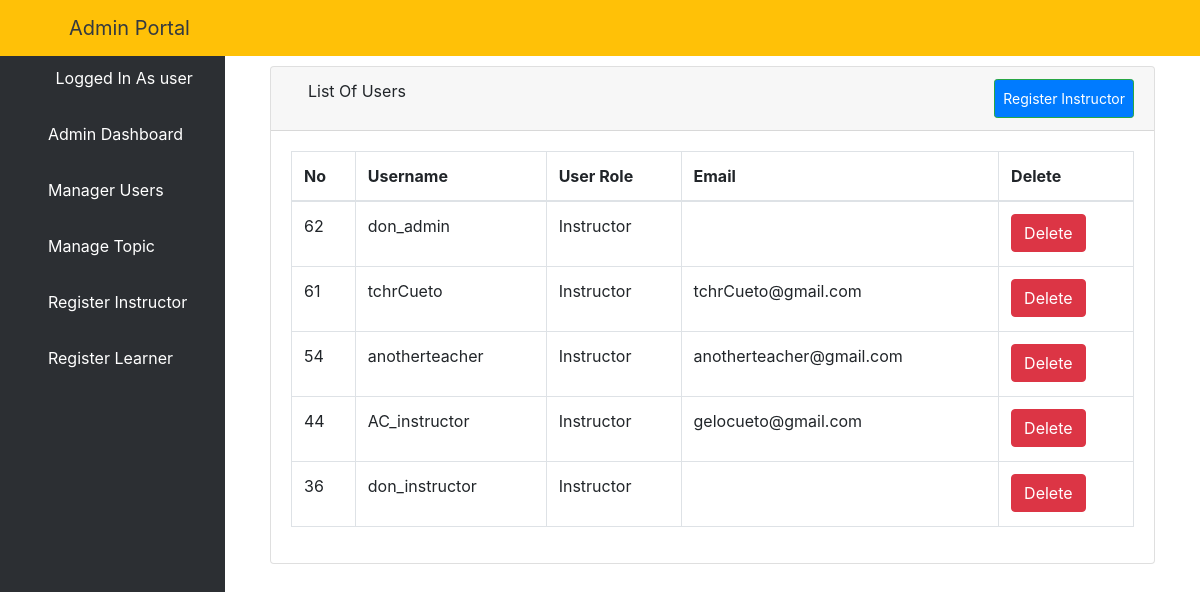
The app's page /instructors/ (signed in) with its own data.
### elearn/models.py (models this page shows)
class User(AbstractUser):
    is_learner = models.BooleanField(default=False)
    is_instructor = models.BooleanField(default=False)
    is_admin = models.BooleanField(default=False)

### elearn/views.py (the view)
# urls.py: path('instructors/', views.ListInstructorView.as_view(), name='instructors'),  # delete if wrong
class ListInstructorView(LoginRequiredMixin, ListView):  # delete if wrong
    model = User
    template_name = 'dashboard/admin/list_instructor.html'
    context_object_name = 'users'
    paginated_by = 10
    def get_queryset(self):
        return User.objects.filter(is_learner=0, is_admin=0).order_by('-id')  # hanggang dito

### elearn/templates/dashboard/admin/list_instructor.html (shortened to what this page needs)
{% extends 'dashboard/admin/base.html' %}
{% block body %}
    <div class="container-fluid">
        <div class="row">
            <div class="col-12 mb-3">
                <div class="col-12 mb-3">
                    <div id="content-wrapper">
                        <div class="container-fluid">
                            <div class="card mb-3">
                                <div class="card-header">
                                    <i class="fas fa-table"></i>
                                    List Of Users
                                    <a class="btn btn-sm btn-success" href="{% url 'isign' %}"
                                       style="padding: 8px; float: right; background-color: #007bff; color: white;">Register
                                        Instructor</a>
                                </div>
                                <div class="card-body">
                                    <div class="table-responsive">
                                        <table class="table table-bordered" id="dataTable" width="100%" cellspacing="0">
                                            <thead>
                                            <tr>
                                                <th>No</th>
                                                <th>Username</th>
                                                <th>User Role</th>
                                                <th>Email</th>
                                                <th>Delete</th>
                                            </tr>
                                            </thead>
                                            <tbody>
                                            {% if users %}
                                                {% for user in users %}
                                                    <tr>
                                                        <td>{{ user.id }}</td>
                                                        <td>{{ user.username }}</td>
                                                        <td>{% if user.is_learner == True %}
                                                            <p>Learner</p>
                                                        {% elif user.is_admin == True %}
                                                            <p>Admin</p>
                                                        {% else %}
                                                            <p>Instructor</p>
                                                        {% endif %}
                                                        </td>
                                                        <td>{{ user.email }}</td>
                                                        <td>
                                                            <a href="{% url 'aduser' user.pk %}">
                                                                <button type="button" class="btn btn-danger"> Delete
                                                                </button>
                                                            </a></td>
                                                    </tr>
                                                {% endfor %}
                                            {% endif %}
                                            </tbody>
                                        </table>
                                    </div>
                                </div>
                            </div>
                        </div>
                    </div>
                </div>
            </div>
        </div>
    </div>
{% endblock %}

### elearn/templates/dashboard/admin/base.html (shortened to what this page needs)
<!DOCTYPE html>
<html lang="en">
<head>
    {% load static %}
    <link href="{% static 'vendor/fontawesome-free/css/all.min.css' %}" rel="stylesheet" type="text/css">
    <link href="{% static 'vendor/datatables/dataTables.bootstrap4.css' %}" rel="stylesheet">
    <link href="{% static 'css/sb-admin.css' %}" rel="stylesheet">
</head>
<body id="page-top">
<nav class="navbar navbar-expand navbar-dark bg-warning fixed-top">
    <button class="btn btn-link btn-sm text-dark order-1 order-sm-0" id="sidebarToggle" href="#">
        <i class="fas fa-bars"></i>
    </button>
    <a class="navbar-brand ml-4 text-dark" href="{% url 'dashboard' %}">Admin Portal</a>
    <ul class="navbar-nav ml-auto ml-md-0">
        <li class="nav-item dropdown no-arrow">
            <a class="nav-link dropdown-toggle" href="#" id="userDropdown" role="button" data-toggle="dropdown"
               aria-haspopup="true" aria-expanded="false">
                <i class="fas fa-user-circle fa-fw text-dark mr-3"></i>
            </a>
        </li>
    </ul>
</nav>
<div id="wrapper" style="padding-top: 50px;">
    <ul class="sidebar navbar-nav">
         <li class="nav-item active">
            <a class="nav-link" href="{% url 'dashboard' %}">
                <i class="fas fa-user-circle fa-fw text-warning"></i>
                <span>Logged In As {{ user.username }}</span>
            </a>
        </li>
        <li class="nav-item active">
            <a class="nav-link" href="{% url 'dashboard' %}">
                <i class="fa fa-home" aria-hidden="true"></i>
                <span>Admin Dashboard</span>
            </a>
        </li>
        <li class="nav-item">
            <a class="nav-link" href="{% url 'aluser' %}">
                <i class="fas fa-users"></i>
                <span style="color: white">Manager Users</span>
            </a>
        </li>
        <li class="nav-item dropdown no-arrow">
            <a class="nav-link dropdown-toggle" data-toggle="dropdown" aria-haspopup="true" aria-expanded="false"
               href="">
                <i class="fas fa-bell"></i>
                <span style="color: white">Manage Topic</span>
            </a>
        </li>
        <li class="nav-item">
            <a class="nav-link" href="{% url 'isign' %}">
                <i class="fas fa-chalkboard-teacher"></i>
                <span style="color: white">Register Instructor</span>
            </a>
        </li>
        <li class="nav-item">
            <a class="nav-link" href="{% url 'addlearner' %}">
                <i class="fas fa-user-graduate"></i>
                <span style="color: white">Register Learner</span>
            </a>
        </li>
    </ul>
    {% block body %}{% endblock %}
</div>

### records on screen
User: username "user"
User: id "62", username "don_admin", is_learner "Instructor"
User: id "61", username "tchrCueto", is_learner "Instructor", email "tchrCueto@gmail.com"
User: id "54", username "anotherteacher", is_learner "Instructor", email "anotherteacher@gmail.com"
User: id "44", username "AC_instructor", is_learner "Instructor", email "gelocueto@gmail.com"
User: id "36", username "don_instructor", is_learner "Instructor"
